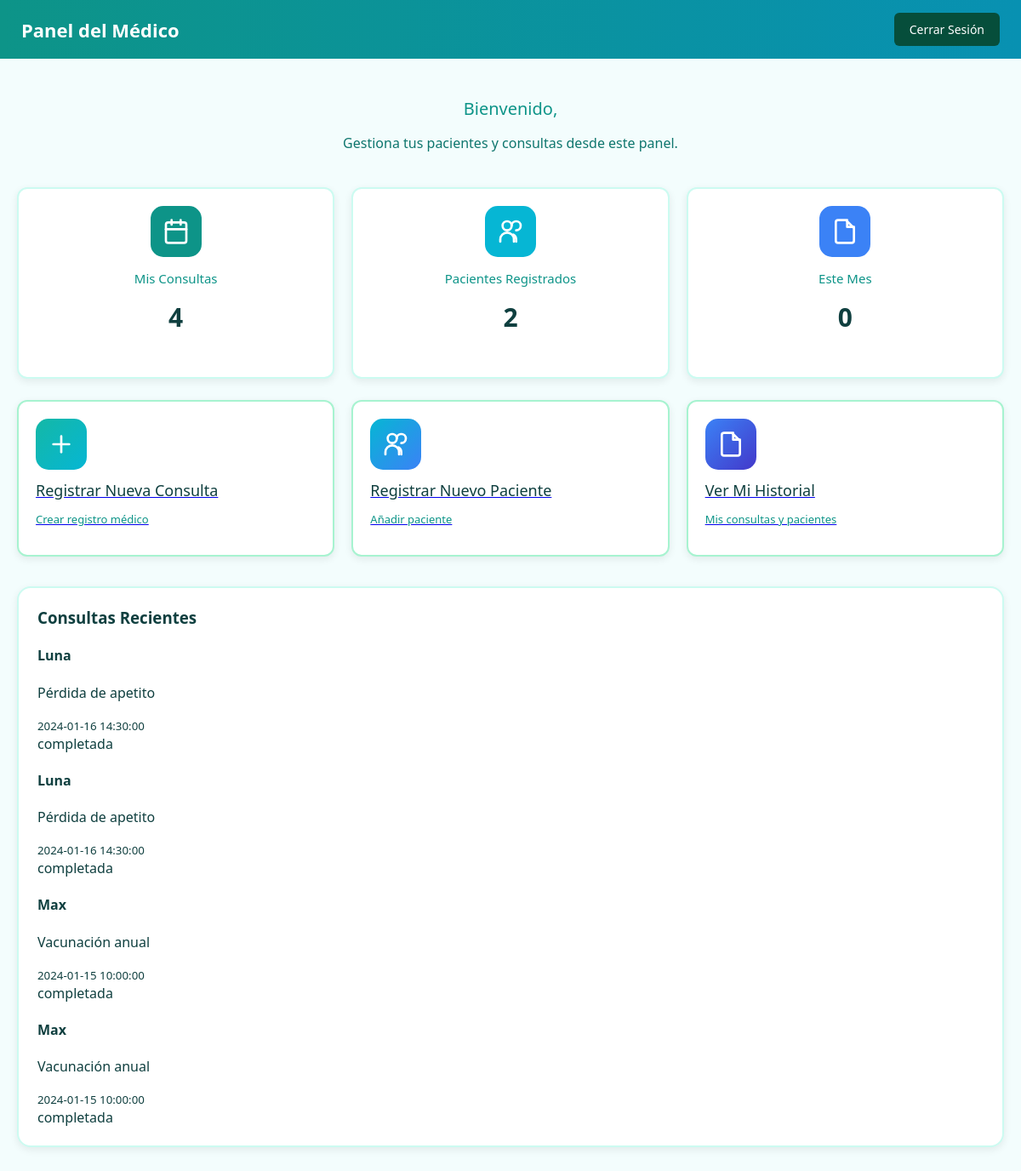
/doctor/dashboard (signed in), run on the app's committed database.
### tables this page shows
CREATE TABLE consultas (
            id INTEGER PRIMARY KEY AUTOINCREMENT,
            paciente_id INTEGER NOT NULL,
            doctor_id INTEGER NOT NULL,
            fecha_consulta TIMESTAMP NOT NULL,
            motivo TEXT NOT NULL,
            diagnostico TEXT,
            tratamiento TEXT,
            medicamentos TEXT,
            proxima_cita TIMESTAMP,
            estado TEXT CHECK(estado IN ('pendiente', 'completada', 'cancelada')) DEFAULT 'pendiente',
            costo REAL,
            FOREIGN KEY (paciente_id) REFERENCES pacientes (id),
            FOREIGN KEY (doctor_id) REFERENCES usuarios (id)
        );

CREATE TABLE pacientes (
            id INTEGER PRIMARY KEY AUTOINCREMENT,
            nombre TEXT NOT NULL,
            especie TEXT NOT NULL,
            raza TEXT,
            edad INTEGER,
            peso REAL,
            color TEXT,
            sexo TEXT CHECK(sexo IN ('M', 'F')),
            nombre_dueno TEXT NOT NULL,
            telefono_dueno TEXT NOT NULL,
            email_dueno TEXT,
            direccion_dueno TEXT,
            fecha_registro TIMESTAMP DEFAULT CURRENT_TIMESTAMP,
            notas TEXT
        );

### calc_app.py (the view)
@app.route('/doctor/dashboard')
def doctor_dashboard():
    if 'user_id' not in session or session['rol'] != 'doctor':
        flash('Acceso denegado', 'error')
        return redirect(url_for('login'))
    conn = get_db_connection()
    cursor = conn.cursor()
    try:
        conn = get_db_connection()
        cursor = conn.cursor()
        cursor.execute('SELECT * FROM usuarios WHERE id = ?', (session['user_id'],))
        doctor = cursor.fetchone()
        cursor.execute('SELECT COUNT(*) as count FROM consultas WHERE doctor_id = ?',
                       (session['user_id'],))
        mis_consultas_result = cursor.fetchone()
        mis_consultas = mis_consultas_result['count'] if mis_consultas_result else 0
        cursor.execute('''
            SELECT COUNT(DISTINCT paciente_id) as count
            FROM consultas
            WHERE doctor_id = ?
        ''', (session['user_id'],))
        mis_pacientes_result = cursor.fetchone()
        mis_pacientes = mis_pacientes_result['count'] if mis_pacientes_result else 0
        cursor.execute('''
            SELECT COUNT(*) as count FROM consultas
            WHERE doctor_id = ?
            AND strftime('%Y-%m', fecha_consulta) = strftime('%Y-%m', 'now')
        ''', (session['user_id'],))
        consultas_mes_result = cursor.fetchone()
        consultas_mes = consultas_mes_result['count'] if consultas_mes_result else 0
        cursor.execute('''
            SELECT c.*, p.nombre as paciente_nombre
            FROM consultas c
            JOIN pacientes p ON c.paciente_id = p.id
            WHERE c.doctor_id = ?
            ORDER BY c.fecha_consulta DESC
            LIMIT 5
        ''', (session['user_id'],))
        consultas_recientes_data = cursor.fetchall()
        conn.close()
        consultas_recientes = []
        for c in consultas_recientes_data:
            consultas_recientes.append(dict(c))
        return render_template('ddoctor-dashboard.html',
                             doctor=doctor,
                             mis_consultas=mis_consultas,
                             mis_pacientes=mis_pacientes,
                             consultas_mes=consultas_mes,
                             consultas_recientes=consultas_recientes)
    except Exception as e:
        print(f"Error en doctor_dashboard: {e}")
        flash('Error al cargar el dashboard', 'error')
        return redirect(url_for('login'))

### database.py (called while the page is built)
def get_db_connection():
    conn = sqlite3.connect('clinic.db')
    conn.row_factory = sqlite3.Row
    return conn

### templates/ddoctor-dashboard.html (shortened to what this page needs)
<!DOCTYPE html>
<html lang="es">
  <head>
    <link rel="stylesheet" href="../static/css/ddoctor-dashboard.css" />
  </head>
  <body data-doctor-id="doctor-a">
    <nav class="topbar">
      <h2>Panel del Médico</h2>
      <a href="{{ url_for('logout') }}" class="logout-btn">Cerrar Sesión</a>
    </nav>
    <header class="header-welcome">
      <p class="sub">
        Bienvenido,
      </p>
      <p class="desc">Gestiona tus pacientes y consultas desde este panel.</p>
    </header>
    <section class="stats-grid">
      <div class="card stat-card">
        <div class="icon-box teal">
          <img src="../icons/calendar.svg" alt="consultas" />
        </div>
        <p class="label">Mis Consultas</p>
        <p id="myConsultations" class="number">{{ mis_consultas }}</p>
      </div>
      <div class="card stat-card">
        <div class="icon-box cyan">
          <img src="../icons/users.svg" alt="pacientes" />
        </div>
        <p class="label">Pacientes Registrados</p>
        <p id="myPatients" class="number">{{ mis_pacientes }}</p>
      </div>
      <div class="card stat-card">
        <div class="icon-box blue">
          <img src="../icons/file.svg" alt="mes" />
        </div>
        <p class="label">Este Mes</p>
        <p id="myConsultationsMonth" class="number">{{ consultas_mes }}</p>
      </div>
    </section>
    <section class="actions-grid">
      <a href="{{ url_for('register_consultation') }}" class="action-btn">
        <div class="icon-box teal-cyan">
          <img src="../icons/plus.svg" alt="nueva consulta" />
        </div>
        <p class="title">Registrar Nueva Consulta</p>
        <p class="desc-small">Crear registro médico</p>
      </a>
      <a href="{{ url_for('register_patient') }}" class="action-btn">
        <div class="icon-box cyan-blue">
          <img src="../icons/users.svg" alt="registrar paciente" />
        </div>
        <p class="title">Registrar Nuevo Paciente</p>
        <p class="desc-small">Añadir paciente</p>
      </a>
      <a href="{{ url_for('historial_pacientes') }}" class="action-btn">
        <div class="icon-box blue-indigo">
          <img src="../icons/file.svg" alt="historial" />
        </div>
        <p class="title">Ver Mi Historial</p>
        <p class="desc-small">Mis consultas y pacientes</p>
      </a>
    </section>
    <section class="card recent-box">
      <h3>Consultas Recientes</h3>
      <div id="recentConsultations" class="recent-list">
        {% if consultas_recientes %} {% for consulta in consultas_recientes %}
        <div class="consultation-item">
          <div class="consult-left">
            <h4>{{ consulta.paciente_nombre }}</h4>
            <p>{{ consulta.motivo }}</p>
            <small>{{ consulta.fecha_consulta }}</small>
          </div>
          <div class="consult-right">
            <span class="status {{ consulta.estado }}"
              >{{ consulta.estado }}</span
            >
          </div>
        </div>
        {% endfor %} {% else %}
        <p class="empty">No hay consultas registradas aún</p>
        {% endif %}
      </div>
    </section>
  </body>
</html>

### static/css/ddoctor-dashboard.css (style rules this page uses)
body { margin: 0; padding: 0; font-family: "Segoe UI", sans-serif; background: #f3fdfd; color: #0f3f3f; }
.topbar { background: linear-gradient(to right, #0d9488, #0891b2); padding: 15px 25px; display: flex; justify-content: space-between; align-items: center; color: white; }
.topbar h2 { margin: 0; font-size: 22px; }
.logout-btn { background: #064e3b; padding: 10px 18px; color: white; text-decoration: none; border-radius: 6px; font-size: 14px; transition: 0.3s; }
.header-welcome { padding: 25px 20px; text-align: center; }
.header-welcome .sub { font-size: 20px; margin-bottom: 5px; color: #0d9488; }
.header-welcome .desc { color: #0f766e; }
.stats-grid { display: grid; grid-template-columns: repeat(auto-fit, minmax(230px, 1fr)); gap: 20px; padding: 0 20px; margin-bottom: 25px; }
.card { background: white; border-radius: 12px; padding: 20px; border: 2px solid #ccfbf1; box-shadow: 0 3px 10px rgba(0,0,0,0.08); }
.stat-card { text-align: center; }
.icon-box { width: 60px; height: 60px; margin: 0 auto 15px auto; border-radius: 15px; display: flex; align-items: center; justify-content: center; }
.icon-box img { width: 32px; height: 32px; filter: brightness(0) invert(1); }
.teal { background: #0d9488; }
.cyan { background: #06b6d4; }
.blue { background: #3b82f6; }
.label { font-size: 15px; color: #0d9488; }
.number { font-size: 30px; font-weight: bold; margin-top: 5px; color: #0f3f3f; }
.actions-grid { display: grid; grid-template-columns: repeat(auto-fit, minmax(260px, 1fr)); gap: 20px; padding: 0 20px; margin-bottom: 35px; }
.action-btn { background: white; padding: 20px; border-radius: 12px; border: 2px solid #a7f3d0; text-align: left; cursor: pointer; transition: 0.3s; box-shadow: 0 3px 10px rgba(0,0,0,0.08); }
.action-btn .icon-box { margin: 0 0 12px 0; }
.title { font-size: 18px; margin: 5px 0; color: #0f3f3f; }
.desc-small { font-size: 13px; color: #0d9488; }
.teal-cyan { background: linear-gradient(to bottom right, #14b8a6, #06b6d4); }
.cyan-blue { background: linear-gradient(to bottom right, #06b6d4, #3b82f6); }
.blue-indigo { background: linear-gradient(to bottom right, #3b82f6, #4338ca); }
.recent-box { margin: 0 20px 30px 20px; background: white; padding: 22px; border-radius: 16px; border: 2px solid #ccfbf1; }
.recent-box h3 { margin-top: 0; color: #0f3f3f; }
.recent-list { margin-top: 15px; }

### data on the page
consultas: paciente_nombre "Luna", motivo "Pérdida de apetito", fecha_consulta "2024-01-16 14:30:00", estado "completada"
consultas: paciente_nombre "Luna", motivo "Pérdida de apetito", fecha_consulta "2024-01-16 14:30:00", estado "completada"
consultas: paciente_nombre "Max", motivo "Vacunación anual", fecha_consulta "2024-01-15 10:00:00", estado "completada"
consultas: paciente_nombre "Max", motivo "Vacunación anual", fecha_consulta "2024-01-15 10:00:00", estado "completada"

### other printed values
{{ mis_consultas }} "4"
{{ mis_pacientes }} "2"
{{ consultas_mes }} "0"
